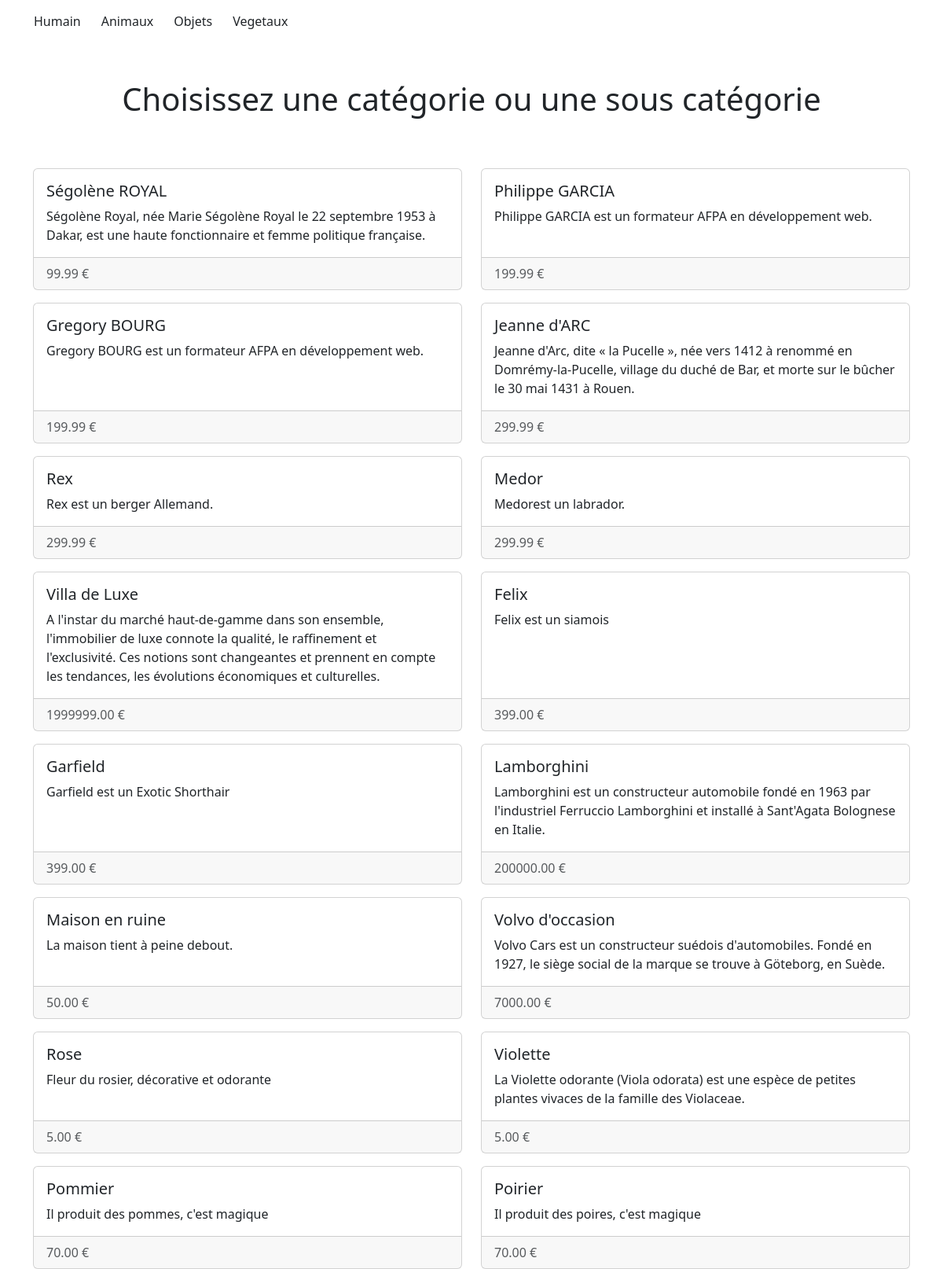
The page / on the database its author committed.
### tables this page shows
CREATE TABLE IF NOT EXISTS `categories` (
  `id` int NOT NULL AUTO_INCREMENT,
  `nom` varchar(255) NOT NULL,
  PRIMARY KEY (`id`)
);

CREATE TABLE IF NOT EXISTS `produits` (
  `id` int NOT NULL AUTO_INCREMENT,
  `nom` varchar(255) NOT NULL,
  `description` longtext NOT NULL,
  `quantite` int NOT NULL,
  `prix` decimal(10,2) NOT NULL,
  `id_sousCategorie` int NOT NULL,
  PRIMARY KEY (`id`)
);

### index.php (the view, shortened to what this page needs)
<?php
include('pdo.php');
$stmt = $pdo->prepare('SELECT * FROM produits');
$stmt->execute();
$produits=$stmt->fetchAll();
?>
<!DOCTYPE html>
<html lang="en">
<head>
    <link href="https://cdn.jsdelivr.net/npm/bootstrap@5.3.0/dist/css/bootstrap.min.css" rel="stylesheet">
    <link rel="stylesheet" href="style.css">
</head>
<body>
    <?php include('header.php'); ?>
    <h1 class="text-center my-5">Choisissez une catégorie ou une sous catégorie</h1>
    <div class="container">
        <div class="row">
            <?php foreach($produits as $res){ ?>
                <div class="col-6 com-md-3 card-group gy-3">
                    <div class="card">
                        <div class="card-body">
                            <h5 class="card-title"><?= $res['nom'] ?></h5>
                            <p class="card-text"><?= $res['description'] ?></p>
                        </div>
                        <div class="card-footer text-body-secondary"> <?= $res['prix'] ?> € </div>
                    </div>
                </div>
            <?php } ?>
        </div>
    </div>
</body>
</html>

### header.php (shortened to what this page needs)
<?php
$stmt = $pdo->prepare('SELECT * FROM categories');
$stmt->execute();
$mesCategories=$stmt->fetchAll();
?>
<section class="container-fluid w-100">
    <div class="container navbar navbar-expand-lg">
        <div class="collapse navbar-collapse" id="navbarToggleExternalContent">
        <?php foreach($mesCategories as $resCateg){ ?>
            <div class="dropdown">
                <a href="produits.php?idcategorie=<?= $resCateg ['id'] ?>" class="btn" aria-expanded="false">
                    <?= ucfirst($resCateg['nom']); ?>
                </a>
            </div>
        <?php
            }
        ?>
        </div>
    </div>
</section>

### rows shown on the page
categories: nom "Humain"
categories: nom "Animaux"
categories: nom "Objets"
categories: nom "Vegetaux"
produits: nom "Ségolène ROYAL", description "Ségolène Royal, née Marie Ségolène Royal le 22 septembre 1953 à Dakar, est une haute fonctionnaire et femme politique française.", prix "99.99"
produits: nom "Philippe GARCIA", description "Philippe GARCIA est un formateur AFPA en développement web.", prix "199.99"
produits: nom "Gregory BOURG", description "Gregory BOURG est un formateur AFPA en développement web.", prix "199.99"
produits: nom "Jeanne d'ARC", description "Jeanne d'Arc, dite « la Pucelle », née vers 1412 à renommé en Domrémy-la-Pucelle, village du duché de Bar, et morte sur le bûcher le 30 mai 1431 à Rouen.", prix "299.99"
produits: nom "Rex", description "Rex est un berger Allemand.", prix "299.99"
produits: nom "Medor", description "Medorest un labrador.", prix "299.99"
produits: nom "Villa de Luxe", description "A l'instar du marché haut-de-gamme dans son ensemble, l'immobilier de luxe connote la qualité, le raffinement et l'exclusivité. Ces notions sont changeantes et prennent en compte les tendances, les évolutions économiques et culturelles.", prix "1999999.00"
produits: nom "Felix", description "Felix est un siamois", prix "399.00"
produits: nom "Garfield", description "Garfield est un Exotic Shorthair", prix "399.00"
produits: nom "Lamborghini", description "Lamborghini est un constructeur automobile fondé en 1963 par l'industriel Ferruccio Lamborghini et installé à Sant'Agata Bolognese en Italie.", prix "200000.00"
produits: nom "Maison en ruine", description "La maison tient à peine debout.", prix "50.00"
produits: nom "Volvo d'occasion", description "Volvo Cars est un constructeur suédois d'automobiles. Fondé en 1927, le siège social de la marque se trouve à Göteborg, en Suède.", prix "7000.00"
produits: nom "Rose", description "Fleur du rosier, décorative et odorante", prix "5.00"
produits: nom "Violette", description "La Violette odorante (Viola odorata) est une espèce de petites plantes vivaces de la famille des Violaceae.", prix "5.00"
produits: nom "Pommier", description "Il produit des pommes, c'est magique", prix "70.00"
produits: nom "Poirier", description "Il produit des poires, c'est magique", prix "70.00"
